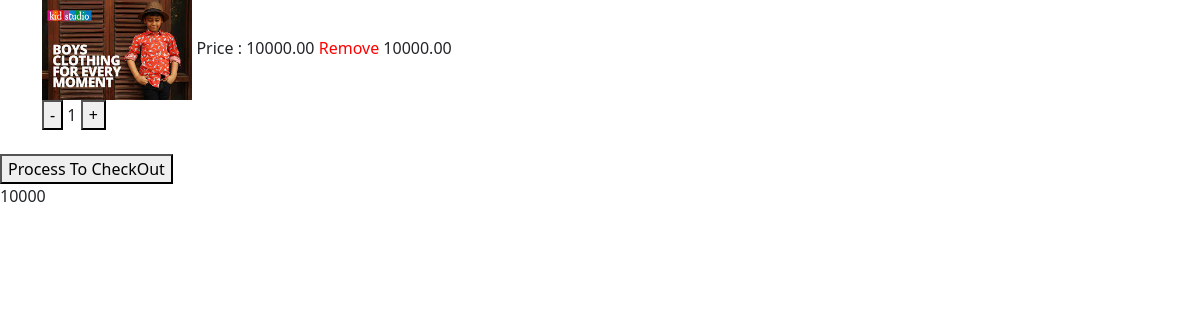
The page /view_cart/ (signed in) on the database as committed earlier.
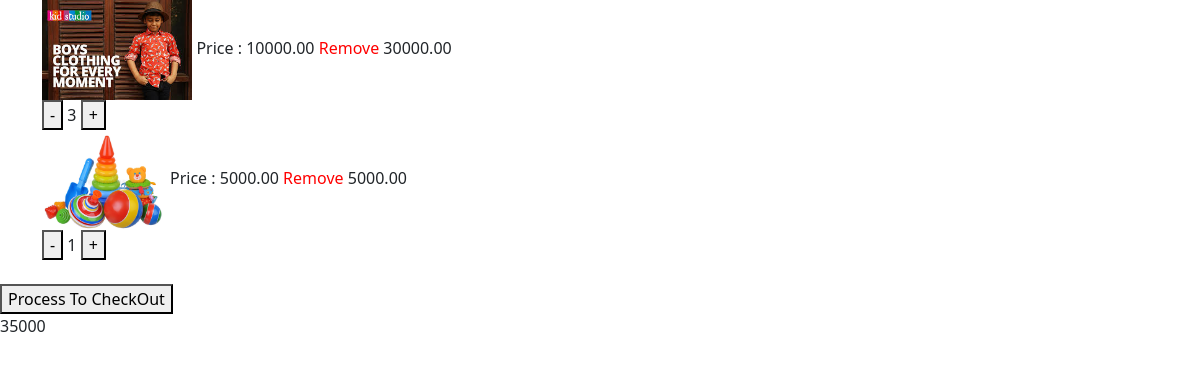
The same page on the database as committed later.
### ecommerce/models.py (models this page shows, shortened)
class Cart(models.Model):
    user=models.ForeignKey(User,null=True,on_delete=models.CASCADE)
    quantity=models.IntegerField(default=1)
    product=models.ForeignKey(Product,null=True,on_delete=models.CASCADE)

class Product(models.Model):
    name=models.CharField(max_length=100)
    text=models.CharField(max_length=100)
    description=models.CharField(max_length=200)
    image=models.ImageField(upload_to="products/",blank=True,null=True)
    sold_by=models.ManyToManyField(MerchantFirm)
    created_at=models.DateTimeField(auto_now_add=True)
    price=models.DecimalField(max_digits=10, decimal_places=2)
    discount_percentage=models.DecimalField(max_digits=10,decimal_places=2,null=True)
    category = models.ManyToManyField(Category,related_name='products')
    stock_quantity = models.IntegerField(null=True,blank=True)

### ecommerce/views.py (the view)
# urls.py: path('view_cart/',view_cart,name="view_cart"),
def view_cart(request):
    cart_view=Cart.objects.filter(user=request.user.id)
    cart_total_final = Cart.objects.filter(user_id=request.user.id).annotate(sum_total = ExpressionWrapper(F('product__price') * F('quantity'), output_field=DecimalField()))
    final_show = cart_total_final.values("sum_total").annotate(totals=Sum("sum_total"))
    new_try = final_show.aggregate(total=Sum('totals'))
    return render(request,"enroll/cart.html",{'cart_view':cart_view,"total":new_try.get('total')})

### ecommerce/templatetags/product_price.py (called while the page is built)
@register.filter
def product_price(cart):
    total = cart.product.price * cart.quantity
    return total

### ecommerce/templates/enroll/cart.html (shortened to what this page needs)
<!DOCTYPE html>
{% load static %} {% load product_price%}
<html lang="en">
  <head>
    <link rel="stylesheet" href="{% static 'enroll/css/bootstrap.css' %}" />
  </head>
  <body>
    {% for cart in cart_view %}
    <div class="container">
      <div id="remove{{cart.product.id}}">
        <img src="{{cart.product.image.url}}" style="height: 100px" />
        <span>Price : {{cart.product.price}}</span>
        <span
          style="color: red; cursor: pointer"
          onclick="cartProductRemove({{cart.id}})"
          >Remove</span
        >
        <span id="product_price{{cart.product.id}}"
          >{{cart|product_price}}</span
        >
        <br />
        <span>
          <button onclick="update_cart({{cart.product.id}},'remove')">
            <span>-</span>
          </button>
        </span>
        <span id="numberOfProduct{{cart.product.id}}">{{cart.quantity}}</span>
        <span>
          <button onclick="update_cart({{cart.product.id}},'add')">
            <span>+</span>
          </button>
        </span>
      </div>
    </div>
    {%endfor %}
    <br />
    <button onclick="ProcessCheckout()">Process To CheckOut</button>
    <p id="checkoutTotal">{{total}}</p>
  </body>
</html>

Rows that differ between the two databases and show on the page:
changed Cart (number 1 of 2 on the later page): product+quantity "10000.00" → "30000.00"; quantity "1" → "3"
added Cart: product.image (picture), product.price "5000.00", product+quantity "5000.00", quantity "1"
Other text that changed with them:
{{ total }}: "10000" → "35000"
